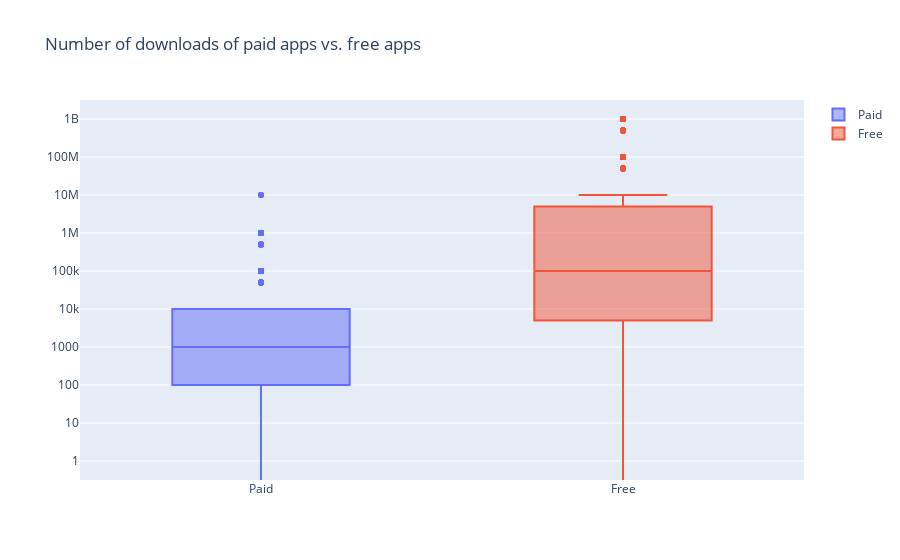

Here is the notebook cell this chart was saved with:
### Code cell
layout = go.Layout(
    title = "Number of downloads of paid apps vs. free apps",
    yaxis = dict(
        type = 'log',
        autorange = True
    )
)

plotly.offline.iplot({'data': data , 'layout':layout})

### Figure 1 — Plotly figure (JSON) as saved in the notebook; plotly's stock layout.template omitted (floating-point values rounded to 4 significant figures; data arrays with more than 128 entries replaced by an {"elided": "..."} marker saying what was removed)
{"data": [{"name": "Paid", "type": "box", "y": {"elided": "800 str values"}}, {"name": "Free", "type": "box", "y": {"elided": "10039 str values"}}], "layout": {"title": {"text": "Number of downloads of paid apps vs. free apps"}, "yaxis": {"autorange": true, "type": "log"}}}
